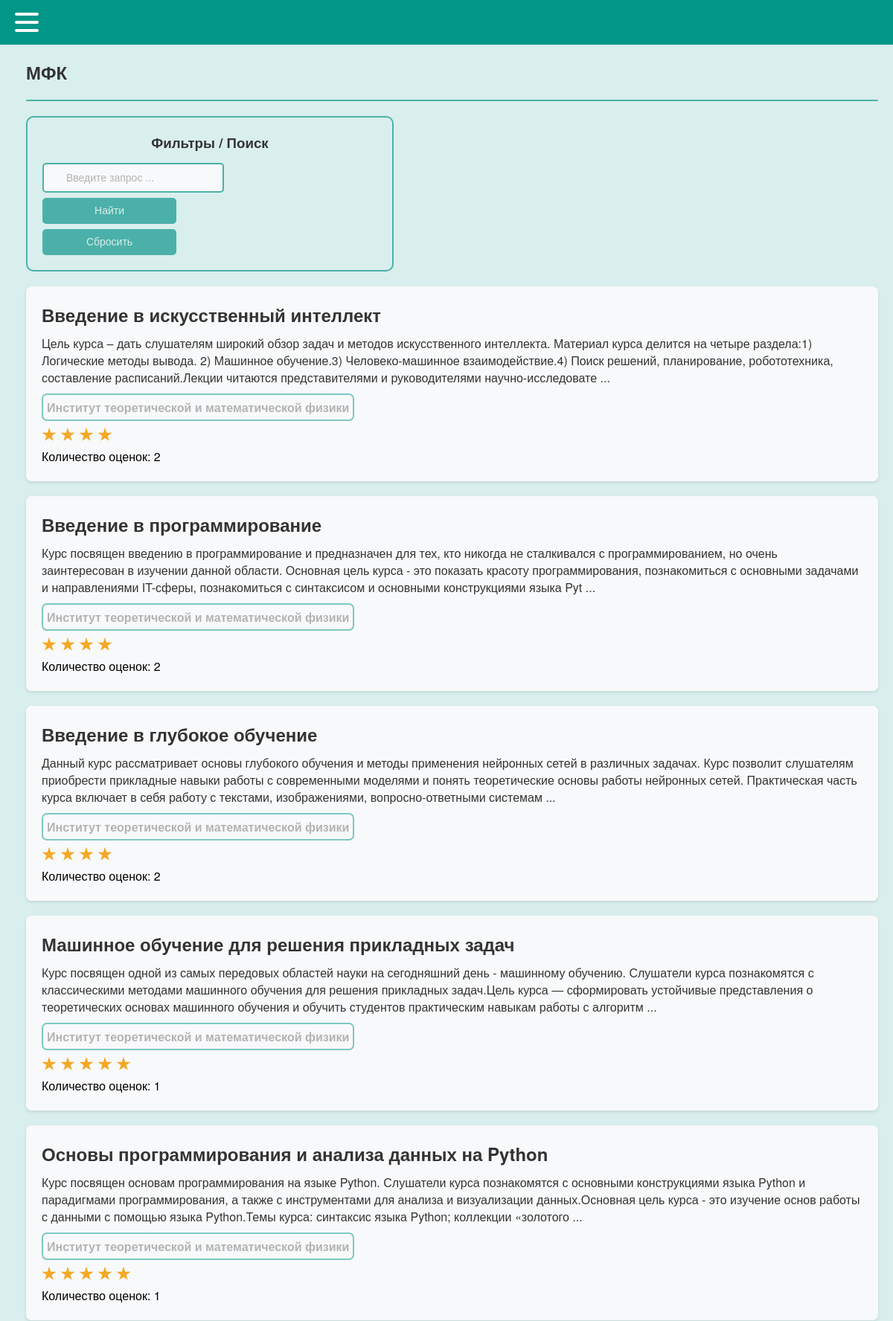
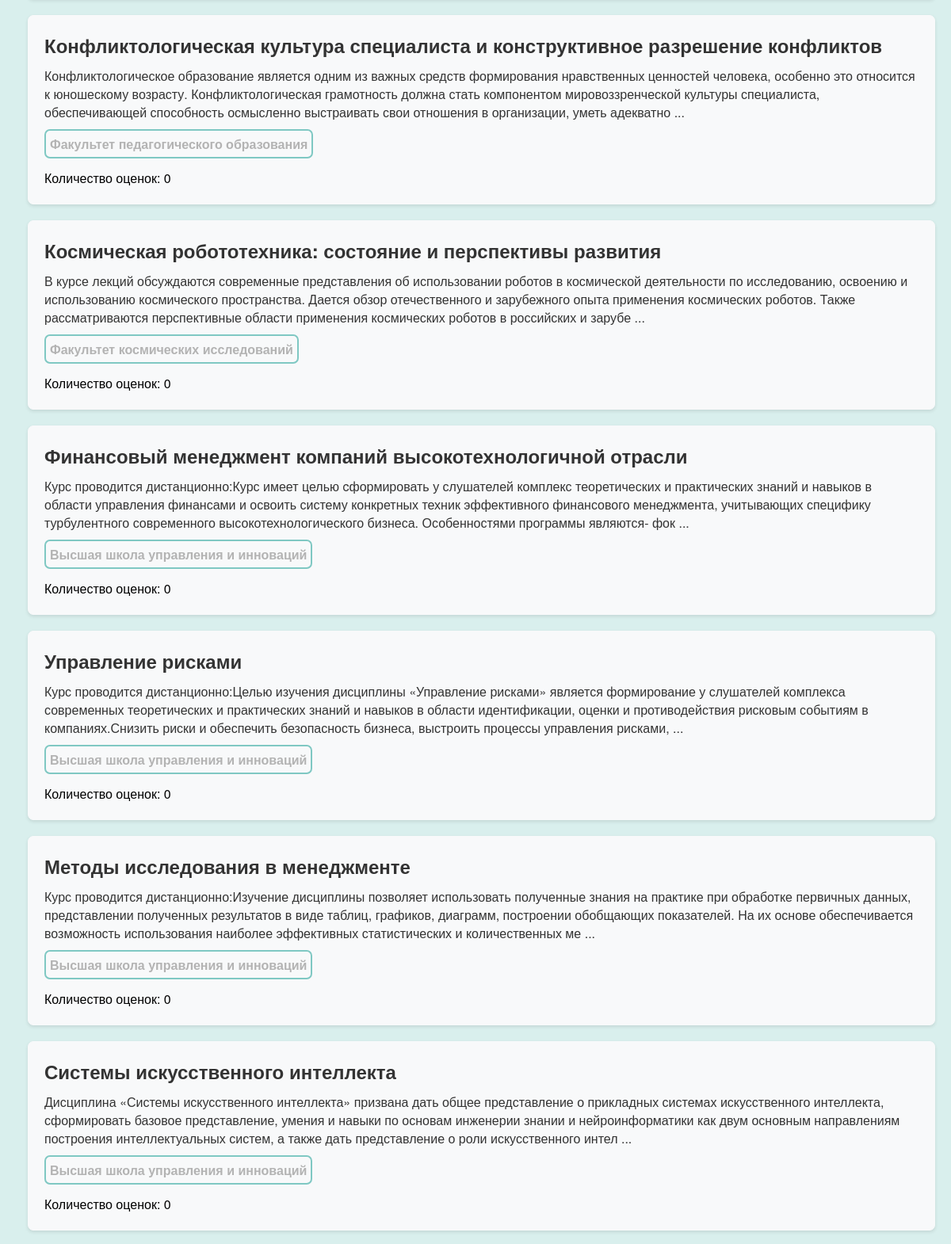
The page /dict (upper part) on the database its author committed (2 pictures, top to bottom).
### tables this page shows
CREATE TABLE mfk (
id integer PRIMARY KEY AUTOINCREMENT,
name text,
faculty text,
desc text,
online text,
openclose text,
score text,
score_numb integer
);

### testApp.py (the view, shortened to what this page needs)
@app.route("/")
@app.route("/dict", methods=['GET', 'POST'])
def dict():
    return render_template('dict.html', my_text='МФК', menu=menu, mfk_table=dbase.getMfkAnonce(), dbase=dbase)

### FDataBase.py (called while the page is built)
    def getMfkAnonce(self):
        try:
            self.__cur.execute(f"SELECT * FROM mfk ORDER BY id DESC")
            res = self.__cur.fetchall()
            if res: return res
        except sqlite3.Error as e:
            print("Ошибка получения статьи из БД " + str(e))
        return []

### testApp.py (called while the page is built)
def connect_db():
    conn = sqlite3.connect(app.config['DATABASE'])
    conn.row_factory = sqlite3.Row
    return conn

def get_db():
    if not hasattr(g, 'link_db'):
        g.link_db = connect_db()
    return g.link_db

@app.before_request
def before_request():
    global dbase
    db = get_db()
    dbase = FDataBase(db)

### templates/dict.html (shortened to what this page needs)
{% extends 'index.html' %}
{% block content %}
        <div class="filter-block">
            <h3 style="margin-top: 0px; text-align: center;">Фильтры / Поиск</h3>
            <form method="POST" action="/dict">
                <input class="search-input" placeholder="Введите запрос ..." name="search">
                <br>
                <div class="button_container">
                    <div class="center">
                        <button class="btn">
                            <span style="font-size: 14px;" class="btn_span">Найти</span>
                        </button>
                    </div>
                </div>
            </form>
            <a href="{{ url_for('dict')}}">
                <div style="margin-top: 7px;" class="button_container">
                    <div class="center">
                        <button class="btn">
                            <span style="font-size: 14px;" class="btn_span">Сбросить</span>
                        </button>
                    </div>
                </div>
            </a>
        </div>
    <ul class="list-posts">
        {% for m in mfk_table %}
            <a style="" class="my_a" href="{{ url_for('showMfk', alias=m.id)}}">
                <li class="mfk_on_main_page">
                        <h2 style="margin: 0px 0px 10px 0px;">{{m.name}}</h2>
                        <div class="my_desc">{{m.desc[:350]}} ...</div>
                        <div style="color: var(--my-light-grey); border: 2px solid var(--my-2light-blue); border-radius: 7px; padding: 5px; margin: 10px 5px 0px 0px; display: inline-block;">
                            <b>{{m.faculty}}</b>
                        </div>
                        <div class="comment_stars_background comment_container container">
                          <div class="comment_stars_background container__items">
                            {% for i in range(m.score|int) %}
                              <label class="comment_stars_background my_label" for="">
                                <div class="star-stroke">
                                </div>
                              </label>
                            {% endfor %}
                          </div>
                        </div>
                    <p style="color: black; margin-bottom:-15px; margin-top:7px; ">
                        {% if m.score_numb == None %}
                            Количество оценок: 0
                        {% else %}
                            Количество оценок: {{ m.score_numb }}
                        {% endif %}
                </li>
            </a>
        {% endfor %}
    </ul>
{% endblock %}

### static/css/style.css (style rules this page uses)
:root { --primary-colour: #f8f9fa; --secondary-colour: hsl(38 90% 55%); --star-colour: hsl(38 90% 55%); --menu-blue: #009688; --my-light-blue: #4bb0a9; --my-2light-blue: #7fc8c3; --my-background: #D9EFED; --my-white: #f8f9fa; --my-2light-grey: #e6e6e6; --my-light-grey: #b3b3b3; --my-grey: #747474; --my-black: #4f4f4f; }
body { font-family: 'Helvetica Neue', Helvetica, sans-serif; margin: 0; padding: 0; background: var(--my-background); }
.filter-block { width: 450px; border: 2px solid var(--my-light-blue); border-radius: 10px; padding: 20px; margin: 0px; }
.search-input { height: 30px; width: 205px; margin-bottom: 7px; margin-top: -5px; border: 2px solid var(--my-light-blue); border-radius: 5px; font-color: red; padding: 3px 5px 3px 30px; font-size: 14px; transition: 0.4s ease-in-out; outline:none; background: var(--my-white); }
::placeholder { color: var(--my-light-grey); opacity: 1; }
a { color: #007bff; text-decoration: none; }
.my_a { color: #333; }
.button_container { display: block; display: flex; flex-direction: column; justify-content: center; align-items: left; }
.center { width: 180px; height: 35px; position: relative; display: flex; align-items: left; }
.btn { width: 180px; height: 35px; cursor: pointer; background: var(--my-light-blue); border: none; outline: none; transition: 0.7s ease-in-out; border: 2px solid var(--my-light-blue); border-radius: 5px; border-color: var(--my-light-blue); }
.btn_span { color: var(--my-background); font-size: 18px; font-weight: 100; font-size: 16px; }
.mfk_on_main_page { transition: 0.4s ease; border-radius: 7px; box-shadow: 0px 4px 8px rgba(0, 0, 0, 0.5); }
ul.list-posts { list-style: none; margin: 0; padding: 0; }
ul.list-posts li { margin: 20px 0; padding: 20px; border: 1px solid var(--my-white); background: var(--my-white); box-shadow: 0px 2px 4px rgba(0, 0, 0, 0.1); }
.my_desc { margin-bottom: 0px; color: #333; }
.my_label { margin-right: 5px; }
.container { background: #f8f9fa; margin: 0; padding: 0; display: flex; align-items: center; }
.container .container__items { display: flex; align-items: left; justify-content: left; gap: -50px; }
.container .container__items label { aspect-ratio: 1; }
.container .container__items label .star-stroke { display: grid; place-items: center; width: 20px; height: 20px; background: var(--secondary-colour); clip-path: polygon(50% 0%, 61% 35%, 98% 35%, 68% 57%, 79% 91%, 50% 70%, 21% 91%, 32% 57%, 2% 35%, 39% 35%); }
.star-stroke { z-index: 10; }
.comment_container { background: #f8f9fa; margin: 0; padding: 0; display: flex; align-items: center; }
.comment_stars_background { background: var(--my-white); padding: 3px 0px 0px 0px; }

### rows shown on the page
mfk: name "Введение в искусственный интеллект", desc "Цель курса – дать слушателям широкий обзор задач и методов искусственного интеллекта. Материал курса делится на четыре раздела:1) Логические методы вывода. 2) Машинное обучение.3) Человеко-машинное взаимодействие.4) Поиск решений, планирование, робототехника, составление расписаний.Лекции читаются представителями и руководителями научно-исследовате", faculty "Институт теоретической и математической физики", score "4" (drawn), score_numb "2"
mfk: name "Введение в программирование", desc "Курс посвящен введению в программирование и предназначен для тех, кто никогда не сталкивался с программированием, но очень заинтересован в изучении данной области. Основная цель курса - это показать красоту программирования, познакомиться с основными задачами и направлениями IT-сферы, познакомиться с синтаксисом и основными конструкциями языка Pyt", faculty "Институт теоретической и математической физики", score "4" (drawn), score_numb "2"
mfk: name "Введение в глубокое обучение", desc "Данный курс рассматривает основы глубокого обучения и методы применения нейронных сетей в различных задачах. Курс позволит слушателям приобрести прикладные навыки работы с современными моделями и понять теоретические основы работы нейронных сетей. Практическая часть курса включает в себя работу с текстами, изображениями, вопросно-ответными системам", faculty "Институт теоретической и математической физики", score "4" (drawn), score_numb "2"
mfk: name "Машинное обучение для решения прикладных задач", desc "Курс посвящен одной из самых передовых областей науки на сегодняшний день - машинному обучению. Слушатели курса познакомятся с классическими методами машинного обучения для решения прикладных задач.Цель курса — сформировать устойчивые представления о теоретических основах машинного обучения и обучить студентов практическим навыкам работы с алгоритм", faculty "Институт теоретической и математической физики", score "5" (drawn), score_numb "1"
mfk: name "Основы программирования и анализа данных на Python", desc "Курс посвящен основам программирования на языке Python. Слушатели курса познакомятся с основными конструкциями языка Python и парадигмами программирования, а также с инструментами для анализа и визуализации данных.Основная цель курса - это изучение основ работы с данными с помощью языка Python.Темы курса: синтаксис языка Python; коллекции «золотого", faculty "Институт теоретической и математической физики", score "5" (drawn), score_numb "1"
mfk: name "Конфликтологическая культура специалиста и конструктивное разрешение конфликтов", desc "Конфликтологическое образование является одним из важных средств формирования нравственных ценностей человека, особенно это относится к юношескому возрасту. Конфликтологическая грамотность должна стать компонентом мировоззренческой культуры специалиста, обеспечивающей способность осмысленно выстраивать свои отношения в организации, уметь адекватно", faculty "Факультет педагогического образования", score_numb "0"
mfk: name "Космическая робототехника: состояние и перспективы развития", desc "В курсе лекций обсуждаются современные представления об использовании роботов в космической деятельности по исследованию, освоению и использованию космического пространства. Дается обзор отечественного и зарубежного опыта применения космических роботов. Также рассматриваются перспективные области применения космических роботов в российских и зарубе", faculty "Факультет космических исследований", score_numb "0"
mfk: name "Финансовый менеджмент компаний высокотехнологичной отрасли", desc "Курс проводится дистанционно:Курс имеет целью cформировать у слушателей комплекс теоретических и практических знаний и навыков в области управления финансами и освоить систему конкретных техник эффективного финансового менеджмента, учитывающих специфику турбулентного современного высокотехнологического бизнеса. Особенностями программы являются- фок", faculty "Высшая школа управления и инноваций", shows "Количество оценок: 0"
mfk: name "Управление рисками", desc "Курс проводится дистанционно:Целью изучения дисциплины «Управление рисками» является формирование у слушателей комплекса современных теоретических и практических знаний и навыков в области идентификации, оценки и противодействия рисковым событиям в компаниях.Снизить риски и обеспечить безопасность бизнеса, выстроить процессы управления рисками,", faculty "Высшая школа управления и инноваций", shows "Количество оценок: 0"
mfk: name "Методы исследования в менеджменте", desc "Курс проводится дистанционно:Изучение дисциплины позволяет использовать полученные знания на практике при обработке первичных данных, представлении полученных результатов в виде таблиц, графиков, диаграмм, построении обобщающих показателей. На их основе обеспечивается возможность использования наиболее эффективных статистических и количественных ме", faculty "Высшая школа управления и инноваций", shows "Количество оценок: 0"
mfk: name "Системы искусственного интеллекта", desc "Дисциплина «Системы искусственного интеллекта» призвана дать общее представление о прикладных системах искусственного интеллекта, сформировать базовое представление, умения и навыки по основам инженерии знании и нейроинформатики как двум основным направлениям построения интеллектуальных систем, а также дать представление о роли искусственного интел", faculty "Высшая школа управления и инноваций", shows "Количество оценок: 0"

### other values the page prints
{{ my_text }} "МФК"
